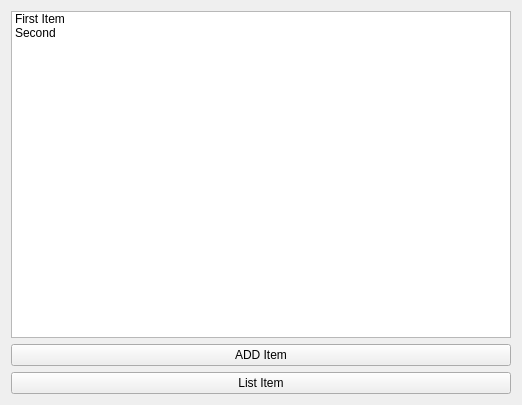
<?xml version="1.0" encoding="UTF-8"?>
<ui version="4.0">
 <class>Widget</class>
 <widget class="QWidget" name="Widget">
  <property name="geometry">
   <rect>
    <x>0</x>
    <y>0</y>
    <width>522</width>
    <height>405</height>
   </rect>
  </property>
  <property name="windowTitle">
   <string>Widget</string>
  </property>
  <layout class="QVBoxLayout" name="verticalLayout">
   <item>
    <widget class="QListWidget" name="listWidget">
     <item>
      <property name="text">
       <string>First Item</string>
      </property>
     </item>
     <item>
      <property name="text">
       <string>Second</string>
      </property>
     </item>
    </widget>
   </item>
   <item>
    <widget class="QPushButton" name="AddItemButton">
     <property name="text">
      <string>ADD Item</string>
     </property>
    </widget>
   </item>
   <item>
    <widget class="QPushButton" name="ListItemButton">
     <property name="text">
      <string>List Item</string>
     </property>
    </widget>
   </item>
  </layout>
 </widget>
 <resources/>
 <connections/>
</ui>
